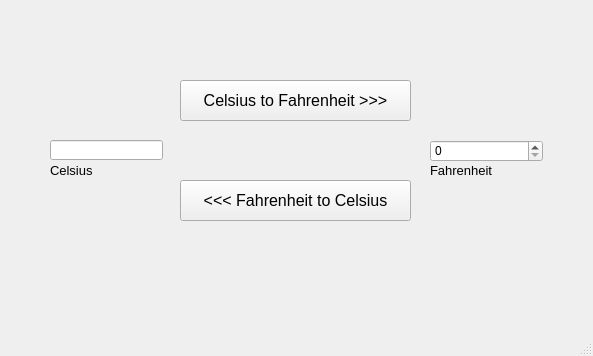
<?xml version="1.0" encoding="UTF-8"?>
<ui version="4.0">
 <class>MainWindow</class>
 <widget class="QMainWindow" name="MainWindow">
  <property name="geometry">
   <rect>
    <x>0</x>
    <y>0</y>
    <width>593</width>
    <height>356</height>
   </rect>
  </property>
  <property name="windowTitle">
   <string>MainWindow</string>
  </property>
  <widget class="QWidget" name="centralwidget">
   <widget class="QPushButton" name="btnFtoC">
    <property name="geometry">
     <rect>
      <x>180</x>
      <y>180</y>
      <width>231</width>
      <height>41</height>
     </rect>
    </property>
    <property name="font">
     <font>
      <pointsize>12</pointsize>
     </font>
    </property>
    <property name="text">
     <string>&lt;&lt;&lt; Fahrenheit to Celsius</string>
    </property>
   </widget>
   <widget class="QPushButton" name="btnCtoF">
    <property name="geometry">
     <rect>
      <x>180</x>
      <y>80</y>
      <width>231</width>
      <height>41</height>
     </rect>
    </property>
    <property name="font">
     <font>
      <pointsize>12</pointsize>
     </font>
    </property>
    <property name="text">
     <string>Celsius to Fahrenheit &gt;&gt;&gt;</string>
    </property>
   </widget>
   <widget class="QLineEdit" name="editCel">
    <property name="geometry">
     <rect>
      <x>50</x>
      <y>140</y>
      <width>113</width>
      <height>20</height>
     </rect>
    </property>
   </widget>
   <widget class="QSpinBox" name="spinFahr">
    <property name="geometry">
     <rect>
      <x>430</x>
      <y>140</y>
      <width>113</width>
      <height>22</height>
     </rect>
    </property>
   </widget>
   <widget class="QLabel" name="label">
    <property name="geometry">
     <rect>
      <x>50</x>
      <y>160</y>
      <width>111</width>
      <height>21</height>
     </rect>
    </property>
    <property name="font">
     <font>
      <pointsize>10</pointsize>
     </font>
    </property>
    <property name="text">
     <string>Celsius</string>
    </property>
   </widget>
   <widget class="QLabel" name="label_2">
    <property name="geometry">
     <rect>
      <x>430</x>
      <y>160</y>
      <width>111</width>
      <height>21</height>
     </rect>
    </property>
    <property name="font">
     <font>
      <pointsize>10</pointsize>
     </font>
    </property>
    <property name="text">
     <string>Fahrenheit</string>
    </property>
   </widget>
  </widget>
  <widget class="QMenuBar" name="menubar">
   <property name="geometry">
    <rect>
     <x>0</x>
     <y>0</y>
     <width>593</width>
     <height>21</height>
    </rect>
   </property>
  </widget>
  <widget class="QStatusBar" name="statusbar"/>
 </widget>
 <resources/>
 <connections/>
</ui>
